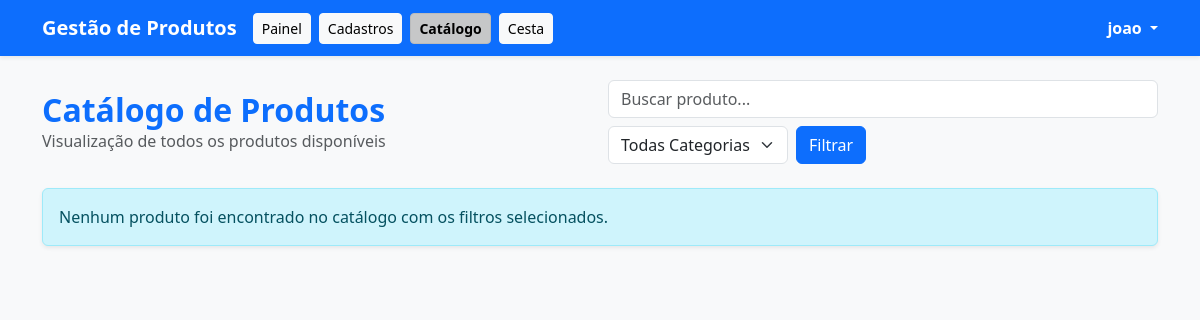
The page /SistemaDeGestaoDeProdutos/catalogo.php (signed in) on the database as committed earlier.
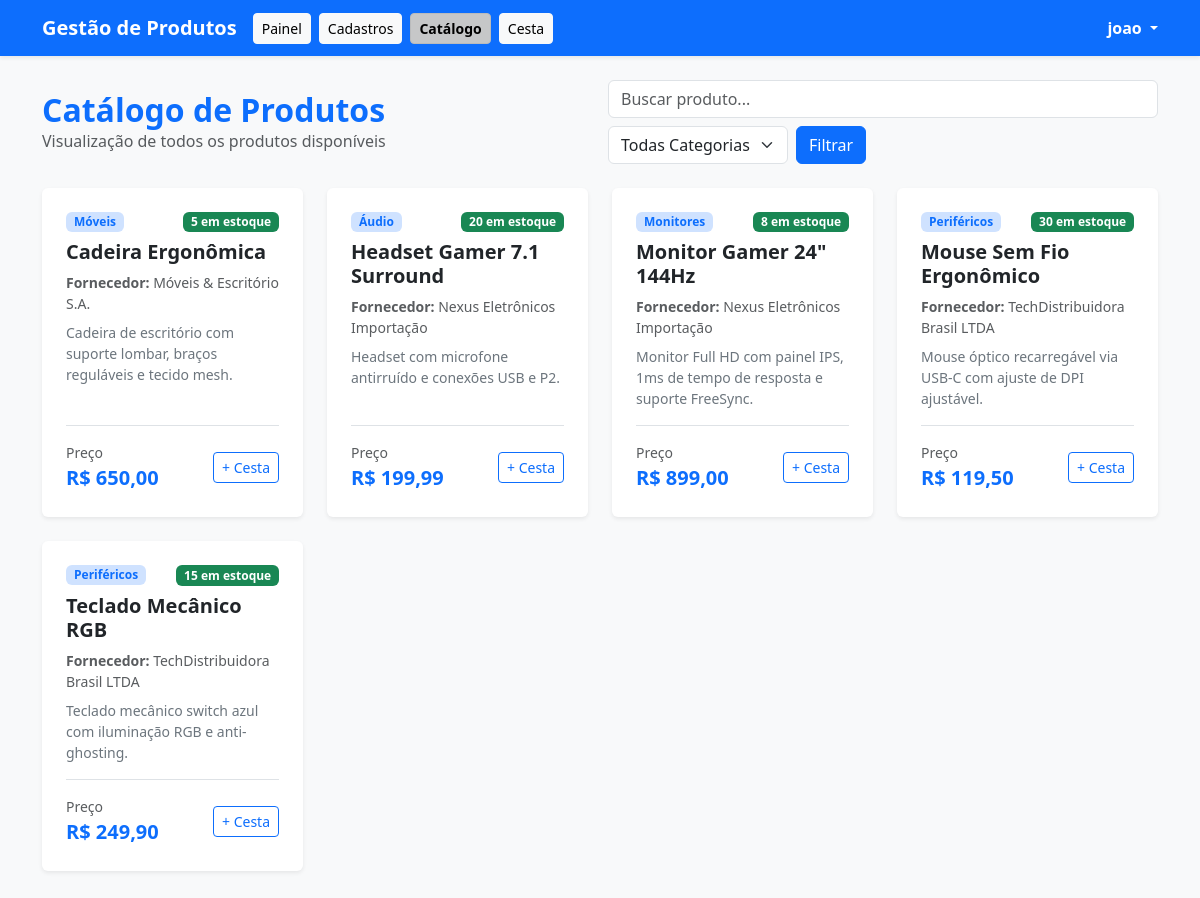
The same page on the database as committed later.
### tables this page shows
CREATE TABLE `produtos` (
  `id` int(11) NOT NULL,
  `nome` varchar(255) NOT NULL,
  `id_fornecedor` int(11) NOT NULL,
  `preco` decimal(10,2) NOT NULL,
  `quantidade` int(11) NOT NULL DEFAULT 0,
  `categoria` varchar(100) DEFAULT NULL,
  `descricao` text DEFAULT NULL,
  `created_at` timestamp NOT NULL DEFAULT current_timestamp()
);

CREATE TABLE `fornecedores` (
  `id` int(11) NOT NULL,
  `nome` varchar(255) NOT NULL,
  `cnpj` varchar(20) NOT NULL,
  `email` varchar(255) DEFAULT NULL,
  `telefone` varchar(20) DEFAULT NULL,
  `created_at` timestamp NOT NULL DEFAULT current_timestamp()
);

### SistemaDeGestaoDeProdutos/catalogo.php (the view, shortened to what this page needs)
<?php
require_once "conexao.php";
$busca = trim($_GET['busca'] ?? '');
try {
    $sql = "SELECT p.*, f.nome AS nome_fornecedor
            FROM produtos p
            INNER JOIN fornecedores f ON p.id_fornecedor = f.id
            WHERE 1=1";
    $params = [];
    $sql .= " ORDER BY p.nome ASC";
    $stmt = $pdo->prepare($sql);
    $stmt->execute($params);
    $produtos = $stmt->fetchAll(PDO::FETCH_ASSOC);
} catch (PDOException $e) {
    $produtos = [];
    $categorias = [];
}
?>
<!DOCTYPE html>
<html lang="pt-br">
<head>
    <link href="https://cdn.jsdelivr.net/npm/bootstrap@5.3.3/dist/css/bootstrap.min.css" rel="stylesheet">
</head>
<body class="bg-light">
    <nav class="navbar navbar-expand-lg navbar-dark bg-primary shadow-sm mb-4">
        <div class="container">
            <a class="navbar-brand fw-bold" href="painel.php">Gestão de Produtos</a>
            <div class="d-flex align-items-center me-auto">
                <a href="painel.php" class="btn btn-light btn-sm me-2">Painel</a>
                <a href="cadastros.php" class="btn btn-light btn-sm me-2">Cadastros</a>
                <a href="catalogo.php" class="btn btn-light btn-sm me-2 fw-semibold active">Catálogo</a>
                <a href="cesta.php" class="btn btn-light btn-sm me-2">Cesta</a>
            </div>
            <div class="dropdown user-dropdown">
                <a href="#" class="text-white text-decoration-none dropdown-toggle fw-semibold" id="dropdownUser" data-bs-toggle="dropdown" aria-expanded="false">
                    <?php echo htmlspecialchars($_SESSION["usuario_nome"] ?? "Usuário"); ?>
                </a>
            </div>
        </div>
    </nav>
    <div class="container mb-5">
        <div class="d-flex justify-content-between align-items-center mb-4 flex-wrap gap-3">
            <div>
                <h2 class="text-primary fw-bold m-0">Catálogo de Produtos</h2>
                <p class="text-muted m-0">Visualização de todos os produtos disponíveis</p>
            </div>
            <form action="catalogo.php" method="GET" class="d-flex gap-2 flex-wrap" style="max-width: 550px; width: 100%;">
                <input class="form-control" type="search" name="busca" placeholder="Buscar produto..." value="<?= htmlspecialchars($busca); ?>">
                <select name="categoria" class="form-select" style="max-width: 180px;" onchange="this.form.submit()">
                    <option value="">Todas Categorias</option>
                </select>
                <button class="btn btn-primary" type="submit">Filtrar</button>
            </form>
        </div>
        <?php if (empty($produtos)): ?>
            <div class="alert alert-info shadow-sm" role="alert">
                Nenhum produto foi encontrado no catálogo com os filtros selecionados.
            </div>
        <?php else: ?>
            <div class="row row-cols-1 row-cols-md-2 row-cols-lg-3 row-cols-xl-4 g-4">
                <?php foreach ($produtos as $p): ?>
                    <div class="col">
                        <div class="card h-100 border-0 shadow-sm product-card">
                            <div class="card-body d-flex flex-column justify-content-between p-4">
                                <div>
                                    <div class="d-flex justify-content-between align-items-start mb-2">
                                        <span class="badge bg-primary-subtle text-primary fw-semibold px-2 py-1">
                                            <?= htmlspecialchars($p['categoria'] ?: 'Geral'); ?>
                                        </span>
                                        <span class="badge <?= $p['quantidade'] > 0 ? 'bg-success' : 'bg-danger'; ?>">
                                            <?= $p['quantidade'] > 0 ? $p['quantidade'] . ' em estoque' : 'Esgotado'; ?>
                                        </span>
                                    </div>
                                    <h5 class="card-title text-dark fw-bold mb-2"><?= htmlspecialchars($p['nome']); ?></h5>
                                    <p class="text-muted small mb-2">
                                        <strong>Fornecedor:</strong> <?= htmlspecialchars($p['nome_fornecedor']); ?>
                                    </p>
                                    <p class="card-text text-secondary small mb-3">
                                        <?= htmlspecialchars($p['descricao'] ?: 'Sem descrição informada.'); ?>
                                    </p>
                                </div>
                                <div class="pt-3 border-top d-flex justify-content-between align-items-center">
                                    <div>
                                        <small class="text-muted d-block">Preço</small>
                                        <span class="fs-5 fw-bold text-primary">R$ <?= number_format($p['preco'], 2, ',', '.'); ?></span>
                                    </div>
                                    <form action="catalogo.php" method="POST" class="d-inline">
                                        <button type="submit" class="btn btn-sm btn-outline-primary" <?= $p['quantidade'] <= 0 ? 'disabled' : ''; ?>>
                                            + Cesta
                                        </button>
                                    </form>
                                </div>
                            </div>
                        </div>
                    </div>
                <?php endforeach; ?>
            </div>
        <?php endif; ?>
    </div>
</body>
</html>

### SistemaDeGestaoDeProdutos/catalogo.php (style rules this page uses)
.product-card { transition: transform 0.2s, box-shadow 0.2s; }

Rows that differ between the two databases and show on the page:
added produtos: categoria "Móveis", quantidade "5", nome "Cadeira Ergonômica", id_fornecedor.nome "Móveis & Escritório S.A.", descricao "Cadeira de escritório com suporte lombar, braços reguláveis e tecido mesh.", preco "650,00"
added produtos: categoria "Áudio", quantidade "20", nome "Headset Gamer 7.1 Surround", id_fornecedor.nome "Nexus Eletrônicos Importação", descricao "Headset com microfone antirruído e conexões USB e P2.", preco "199,99"
added produtos: categoria "Monitores", quantidade "8", nome "Monitor Gamer 24\" 144Hz", id_fornecedor.nome "Nexus Eletrônicos Importação", descricao "Monitor Full HD com painel IPS, 1ms de tempo de resposta e suporte FreeSync.", preco "899,00"
added produtos: categoria "Periféricos", quantidade "30", nome "Mouse Sem Fio Ergonômico", id_fornecedor.nome "TechDistribuidora Brasil LTDA", descricao "Mouse óptico recarregável via USB-C com ajuste de DPI ajustável.", preco "119,50"
added produtos: categoria "Periféricos", quantidade "15", nome "Teclado Mecânico RGB", id_fornecedor.nome "TechDistribuidora Brasil LTDA", descricao "Teclado mecânico switch azul com iluminação RGB e anti-ghosting.", preco "249,90"
Other text that changed with them:
text no longer shown: "Nenhum produto foi encontrado no catálogo com os filtros selecionados."
